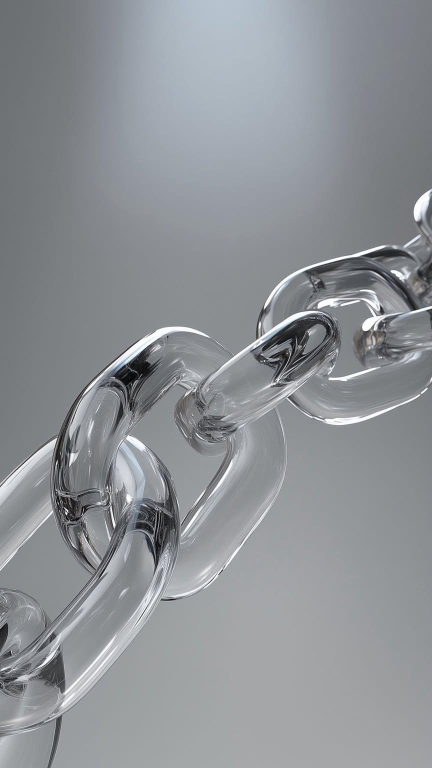
#> input picture images/3D_Art/glass_chain.jpg, 864 x 1536 px (shown at 1/2 size); its folder holds only this picture in this run; the run also reads 1 picture not shown here
$ python generate_api.py
#> lines starting #> are read from the running program, lines starting #| are printed output that depends on the picture
"""Generate and validate the Wallune static API.

This repository is a static content backend. The script produces GitHub Raw
JSON and image references, with no server process. Generation uses Pillow to
create the lightweight WebP thumbnails served beside the catalog files.
"""

import argparse
from concurrent.futures import ThreadPoolExecutor
from datetime import datetime, timezone
import hashlib
import io
import json
import os
from pathlib import Path
import re
import shutil
import sys
import tempfile
import urllib.parse
import uuid

# Generator settings.
IMAGE_DIR = "images"
API_DIR = "api/v1"
API_VERSION = 1
GITHUB_USERNAME = os.getenv("WALLUNE_GH_USER", "OmarShawkey13")
GITHUB_REPO_NAME = os.getenv("WALLUNE_GH_REPO", "Wallune")
BRANCH = os.getenv("WALLUNE_GH_BRANCH", "main")
VALID_EXTENSIONS = {".jpg", ".jpeg", ".png", ".webp"}
ITEMS_PER_PAGE = 20
THUMBNAIL_MAX_SIZE = (480, 854)
THUMBNAIL_QUALITY = 80
THUMBNAIL_VERSION = 1
SEARCH_SCHEMA_VERSION = 3
WALLPAPER_ID_VERSION = 2
THUMBNAIL_SUBDIR = "thumbnails"
CONFIG_FILENAME = "config.json"
MAX_WORKERS = min(32, (os.cpu_count() or 1) + 4)

_PAGE_RE = re.compile(r"page_(\d+)\.json$")
_UUID_RE = re.compile(
    r"^[0-9a-fA-F]{8}-[0-9a-fA-F]{4}-[1-5][0-9a-fA-F]{3}-[89abAB][0-9a-fA-F]{3}-[0-9a-fA-F]{12}$"
)


def get_clean_title(filename):
    name, _ = os.path.splitext(filename)
    return name.replace("_", " ").replace("-", " ").title()


def utc_iso(timestamp=None):
    value = (
        datetime.now(timezone.utc)
        if timestamp is None
        else datetime.fromtimestamp(timestamp, timezone.utc)
    )
    return value.replace(microsecond=0).isoformat().replace("+00:00", "Z")


def _valid_uuid(value):
    return isinstance(value, str) and bool(_UUID_RE.fullmatch(value))


def _normalize(path):
    return str(path).replace("\\", "/").lstrip("./")


def _encoded_path(*parts):
    return "/".join(urllib.parse.quote(str(part), safe="") for part in parts)


def _raw_url(relative):
    base = (
        "https://raw.githubusercontent.com/"
        + _encoded_path(GITHUB_USERNAME, GITHUB_REPO_NAME, BRANCH)
        + "/"
    )
    return base + _encoded_path(*_normalize(relative).split("/"))


def _url(category, filename):
    return _raw_url(f"{IMAGE_DIR}/{category}/{filename}")


def _thumbnail_relative(category, record_id):
    return f"{THUMBNAIL_SUBDIR}/{category}/{record_id}.webp"


def _thumbnail_url(category, record_id, api_dir=None):
    return _raw_url(f"{_normalize(api_dir or API_DIR)}/{_thumbnail_relative(category, record_id)}")


def _category_id(name):
    """Return a deterministic UUID for a category name."""
    return str(uuid.uuid5(uuid.NAMESPACE_URL, f"wallune:category:{name}"))


def _wallpaper_id(content_hash):
    """Return a deterministic UUID for an image content hash."""
    return str(uuid.uuid5(uuid.NAMESPACE_URL, f"wallune:wallpaper:{content_hash}"))


# [16 lines left out: function _url_relative, not called in this run]


def _sha256(path):
    digest = hashlib.sha256()
    with open(path, "rb") as handle:
        for block in iter(lambda: handle.read(1024 * 1024), b""):
            digest.update(block)
    return digest.hexdigest()


def _iter_images():
    root = Path(IMAGE_DIR)
    if not root.is_dir():
        return
    for category in sorted((item for item in root.iterdir() if item.is_dir()), key=lambda x: x.name):
        for path in sorted(category.iterdir(), key=lambda x: x.name):
            if path.is_file() and path.suffix.lower() in VALID_EXTENSIONS:
                yield category.name, path.name, str(path)


def _reject_duplicate_images(items):
    by_hash = {}
    for item in items:
        by_hash.setdefault(item["content_hash"], []).append(item["relative"])
    duplicates = [paths for paths in by_hash.values() if len(paths) > 1]
    if duplicates:
        details = "; ".join(", ".join(paths) for paths in duplicates)
        raise ValueError(f"Duplicate image bytes found; remove one copy: {details}")


def _config_path(api_dir=None):
    return Path(api_dir or API_DIR) / CONFIG_FILENAME


def _read_json_safe(path):
    try:
        with open(path, encoding="utf-8") as handle:
            return json.load(handle)
    except (OSError, json.JSONDecodeError):
        return None


def _load_previous_records(api_dir=None):
    pages_dir = Path(api_dir or API_DIR) / "wallpapers"
    if not pages_dir.is_dir():
        return []

    records = []
    paths = sorted(
        (path for path in pages_dir.iterdir() if _PAGE_RE.fullmatch(path.name)),
        key=lambda path: int(_PAGE_RE.fullmatch(path.name).group(1)),
    )
    for path in paths:
        page = _read_json_safe(path)
        if isinstance(page, dict) and isinstance(page.get("data"), list):
            records.extend(item for item in page["data"] if isinstance(item, dict))
    return records


def _render_thumbnail_bytes(source):
    """Render WebP thumbnail bytes in memory using canonical settings."""
    Image, ImageOps = _pillow()
    with Image.open(source) as original:
        image = ImageOps.exif_transpose(original)
        image.thumbnail(THUMBNAIL_MAX_SIZE, Image.Resampling.LANCZOS)
        mode = "RGBA" if ("A" in image.getbands() or "transparency" in image.info) else "RGB"
        image = image.convert(mode)
        buffer = io.BytesIO()
        image.save(buffer, format="WEBP", quality=THUMBNAIL_QUALITY, method=6)
        return buffer.getvalue()


def _assign_ids(items, previous, api_dir=None):
    previous_by_id = {}
    for record in previous:
        record_id = record.get("id")
        if not _valid_uuid(record_id):
            continue
        previous_by_id.setdefault(record_id, record)

    public = []
    for item in items:
        record_id = _wallpaper_id(item["content_hash"])
        previous_record = previous_by_id.get(record_id)

        updated_at = item["updated_at"]
        if previous_record:
            try:
                _parse_utc(previous_record.get("updated_at"))
                updated_at = previous_record["updated_at"]
            except ValueError:
                pass

        public.append({
            "id": record_id,
            "title": item["title"],
            "category": item["category"],
            "image_url": item["image_url"],
            "thumbnail_url": _thumbnail_url(item["category"], record_id, api_dir),
            "size": item["size"],
            "updated_at": updated_at,
            "width": item["width"],
            "height": item["height"],
        })
    return public


def _pillow():
    try:
        from PIL import Image, ImageOps
    except ImportError as exc:
        raise RuntimeError(
            "Image processing requires Pillow; install it with 'python -m pip install -r requirements.txt'"
        ) from exc
    return Image, ImageOps


def get_image_size(fname):
#> called with fname = 'images/3D_Art/glass_chain.jpg'
    try:
        Image, _ = _pillow()
        with Image.open(fname) as image:
#> image is the input picture: PIL image 864x1536 RGB; mean R, G, B 142.3, 145.9, 150.4
            width, height = image.size
        return (width, height) if width > 0 and height > 0 else None
    except (OSError, ValueError):
        return None


# [13 lines left out: function _thumbnail_is_valid, not called in this run]


def _can_reuse_thumbnails(api_dir):
    thumbnail_root = Path(api_dir) / THUMBNAIL_SUBDIR
    config = _read_json_safe(_config_path(api_dir))
    if not thumbnail_root.is_dir() or not isinstance(config, dict):
        return False
    version = config.get("thumbnail_version")
    if type(version) is int and version == THUMBNAIL_VERSION:
        return True
    return version is None and any(thumbnail_root.rglob("*.webp"))


# [17 lines left out: functions _reuse_thumbnail, _thumbnail_cache_by_id, not called in this run]


def _write_thumbnail(source, target):
    target = Path(target)
    target.parent.mkdir(parents=True, exist_ok=True)
    target.write_bytes(_render_thumbnail_bytes(source))


def _search_index(wallpapers):
    return [
        {
            "id": item["id"],
            "title": item["title"],
            "category": item["category"],
            "image_url": item["image_url"],
            "thumbnail_url": item["thumbnail_url"],
            "width": item["width"],
            "height": item["height"],
        }
        for item in wallpapers
    ]


def _pages(wallpapers):
    total = len(wallpapers)
    count = (total + ITEMS_PER_PAGE - 1) // ITEMS_PER_PAGE
    return [
        {
            "page": page,
            "total_pages": count,
            "total_items": total,
            "items_per_page": ITEMS_PER_PAGE,
            "has_next": page < count,
            "has_prev": page > 1,
            "data": list(wallpapers[(page - 1) * ITEMS_PER_PAGE : page * ITEMS_PER_PAGE]),
        }
        for page in range(1, count + 1)
    ]


def _catalog_hash(wallpapers, categories, api_version=None):
    api_version = API_VERSION if api_version is None else api_version
    semantic = [{k: v for k, v in item.items() if k != "updated_at"} for item in wallpapers]
    raw = json.dumps(
        {
            "wallpapers": semantic,
            "categories": categories,
            "api_version": api_version,
            "items_per_page": ITEMS_PER_PAGE,
            "thumbnail_version": THUMBNAIL_VERSION,
            "search_schema_version": SEARCH_SCHEMA_VERSION,
            "wallpaper_id_version": WALLPAPER_ID_VERSION,
        },
        ensure_ascii=False,
        sort_keys=True,
        separators=(",", ":"),
    )
    return hashlib.sha256(raw.encode("utf-8")).hexdigest()


def _content_version(current_hash, api_dir=None):
    previous = _read_json_safe(_config_path(api_dir))
    if isinstance(previous, dict):
        old = previous.get("content_version")
        if _is_int(old) and old > 0:
            return old if previous.get("catalog_hash") == current_hash else old + 1
    return 1


def _generated_at(current_hash, api_dir=None):
    previous = _read_json_safe(_config_path(api_dir))
    if isinstance(previous, dict) and previous.get("catalog_hash") == current_hash:
        generated_at = previous.get("generated_at")
        try:
            _parse_utc(generated_at)
            return generated_at
        except ValueError:
            pass
    return utc_iso()


def _generated_output_files(root):
    root = Path(root)
    files = [
        path
        for path in (root / "categories.json", root / "search_index.json", root / CONFIG_FILENAME)
        if path.is_file()
    ]
    pages = root / "wallpapers"
    if pages.is_dir():
        files.extend(p for p in pages.iterdir() if p.is_file() and _PAGE_RE.fullmatch(p.name))
    thumbnails = root / THUMBNAIL_SUBDIR
    if thumbnails.is_dir():
        files.extend(p for p in thumbnails.rglob("*.webp") if p.is_file())
    return files


def _remove_empty_dirs(root_dir):
    root_path = Path(root_dir)
    if not root_path.is_dir():
        return
    for path in sorted(root_path.rglob("*"), key=lambda p: len(p.parts), reverse=True):
        if path.is_dir():
            try:
                path.rmdir()
            except OSError:
                pass


def _replace_staged_output(stage_dir, api_dir=None, api_version=None, precomputed_images=None):
    """Move generated files into place and restore the previous set on failure."""
    api_dir = api_dir or API_DIR
    api_root = Path(api_dir)
    api_root.mkdir(parents=True, exist_ok=True)
    (api_root / "wallpapers").mkdir(parents=True, exist_ok=True)

    stage_dir = Path(stage_dir)
    stage_files = [path for path in stage_dir.rglob("*") if path.is_file()]
    existing_files = _generated_output_files(api_root)
    backup_dir = Path(
        tempfile.mkdtemp(prefix=f".{api_root.name}.backup-", dir=str(api_root.parent))
    )
    backup_map = {}
    installed_files = set()

    try:
        for path in existing_files:
            relative = path.relative_to(api_root)
            backup_path = backup_dir / relative
            backup_path.parent.mkdir(parents=True, exist_ok=True)
            os.replace(path, backup_path)
            backup_map[path] = backup_path

        for path in stage_files:
            relative = path.relative_to(stage_dir)
            target = api_root / relative
            target.parent.mkdir(parents=True, exist_ok=True)
            os.replace(path, target)
            installed_files.add(target)

        _remove_empty_dirs(api_root / THUMBNAIL_SUBDIR)
        summary = validate_generated_api(
            api_root, api_version, precomputed_images=precomputed_images
        )
    except Exception:
        for path in installed_files:
            if path.exists():
                try:
                    path.unlink()
                except OSError:
                    pass
        for path, backup_path in backup_map.items():
            if backup_path.exists():
                path.parent.mkdir(parents=True, exist_ok=True)
                os.replace(backup_path, path)
        raise
    finally:
        shutil.rmtree(backup_dir, ignore_errors=True)

    return summary


# [10 lines left out: function _parse_utc, not called in this run]


def _is_int(value):
    return isinstance(value, int) and not isinstance(value, bool)


# [218 lines left out: functions _validate_public_record, _validate_search_record, _validate_catalog, not called in this run]


def _write_json(path, payload, compact=False):
    Path(path).parent.mkdir(parents=True, exist_ok=True)
    with open(path, "w", encoding="utf-8", newline="\n") as handle:
        json.dump(
            payload,
            handle,
            ensure_ascii=False,
            separators=(",", ":") if compact else None,
            indent=None if compact else 2,
        )
        handle.write("\n")


def validate_generated_api(api_dir=None, api_version=None, url_api_dir=None, precomputed_images=None):
    api_root = Path(api_dir or API_DIR)
    api_version = API_VERSION if api_version is None else api_version
    try:
        with open(api_root / "categories.json", encoding="utf-8") as handle:
            categories = json.load(handle)
        with open(api_root / "search_index.json", encoding="utf-8") as handle:
            search = json.load(handle)
        with open(api_root / CONFIG_FILENAME, encoding="utf-8") as handle:
            config = json.load(handle)
    except (OSError, json.JSONDecodeError) as exc:
        raise ValueError(f"Could not read generated API under {api_root}: {exc}") from exc

    directory = api_root / "wallpapers"
    if not directory.is_dir():
        raise ValueError(f"Generated API is missing {directory}")

    matching_paths = sorted(
        (path for path in directory.iterdir() if path.is_file() and _PAGE_RE.fullmatch(path.name)),
        key=lambda path: int(_PAGE_RE.fullmatch(path.name).group(1)),
    )
    page_count_hint = config.get("total_pages") if isinstance(config, dict) else None
    if not _is_int(page_count_hint) or page_count_hint < 0:
        raise ValueError("config.json total_pages must be a non-negative integer")

    expected_names = [f"page_{index}.json" for index in range(1, page_count_hint + 1)]
    actual_names = [path.name for path in matching_paths]
    if actual_names != expected_names:
        raise ValueError(
            "Wallpaper page filenames must be exactly "
            + (", ".join(expected_names) if expected_names else "none")
            + f"; found {', '.join(actual_names) if actual_names else 'none'}"
        )

    pages = []
    for expected_number, path in enumerate(matching_paths, 1):
        try:
            with open(path, encoding="utf-8") as handle:
                page = json.load(handle)
        except (OSError, json.JSONDecodeError) as exc:
            raise ValueError(f"Could not read generated page {path}: {exc}") from exc
        if not isinstance(page, dict) or page.get("page") != expected_number:
            raise ValueError(f"Page filename {path.name} does not match its JSON page number")
        pages.append(page)

    wallpapers = [item for page in pages for item in page.get("data", [])]
    if precomputed_images is not None:
        local_images = precomputed_images
    else:
        local_images = [
            {"relative": f"{IMAGE_DIR}/{category}/{filename}", "path": path}
            for category, filename, path in _iter_images()
        ]

    _validate_catalog(
        wallpapers, categories, search, pages, config, local_images, api_root, api_version, url_api_dir
    )

    local_by_relative = {_normalize(item["relative"]): item for item in local_images}
    for item in wallpapers:
        relative = _url_relative(item["image_url"])
        local = local_by_relative.get(relative)
        if local is None:
            raise ValueError(f"Wallpaper URL does not map to a local image: {relative}")
        actual_path = local["path"]
        actual_size = local.get("size") or os.path.getsize(actual_path)
        actual_dimensions = (
            (local["width"], local["height"])
            if "width" in local and "height" in local
            else get_image_size(actual_path)
        )
        actual_hash = local.get("content_hash") or _sha256(actual_path)

        if _wallpaper_id(actual_hash) != item["id"]:
            raise ValueError(f"Wallpaper ID does not match the image content: {relative}")
        if item["size"] != actual_size:
            raise ValueError(f"Wallpaper size does not match the image: {relative}")
        if not actual_dimensions or (item["width"], item["height"]) != actual_dimensions:
            raise ValueError(f"Wallpaper dimensions do not match the image: {relative}")

    return {
        "total_items": len(wallpapers),
        "total_pages": len(pages),
        "categories": len(categories),
        "search_items": len(search),
    }


def _inspect_single_image(entry):
    category, filename, path = entry
    dimensions = get_image_size(path)
    if not dimensions or dimensions[0] <= 0 or dimensions[1] <= 0:
        raise ValueError(f"Could not read positive image dimensions: {path}")
    stat = os.stat(path)
    return {
        "category": category,
        "filename": filename,
        "relative": f"{IMAGE_DIR}/{category}/{filename}",
        "path": path,
        "title": get_clean_title(filename),
        "image_url": _url(category, filename),
        "size": stat.st_size,
        "updated_at": utc_iso(),
        "width": dimensions[0],
        "height": dimensions[1],
        "content_hash": _sha256(path),
    }


def process_images(api_dir=None, api_version=None):
    api_dir = api_dir or API_DIR
    api_version = API_VERSION if api_version is None else api_version
    if not os.path.isdir(IMAGE_DIR):
        raise FileNotFoundError(f"Directory '{IMAGE_DIR}' not found")

    previous = _load_previous_records(api_dir)
    raw_entries = list(_iter_images())

    with ThreadPoolExecutor(max_workers=MAX_WORKERS) as executor:
        items = list(executor.map(_inspect_single_image, raw_entries))
#> call 2 of get_image_size, with fname = 'images/Abstract/blue_glass_rings.jpg'
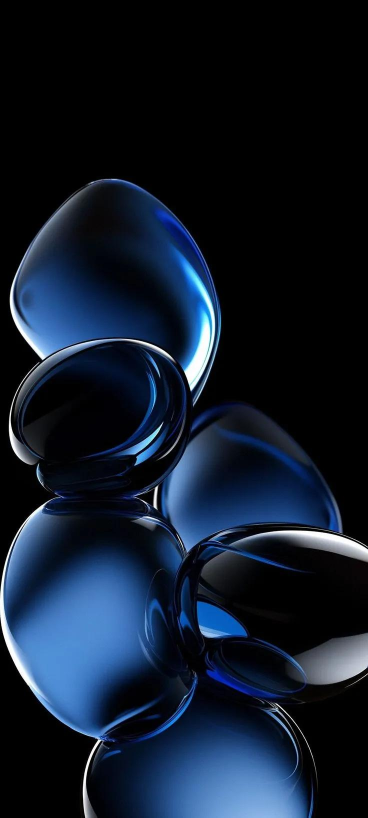
#> input picture images/Abstract/blue_glass_rings.jpg, 736 x 1635 px (shown at 1/2 size)
#> in get_image_size, image is the input picture: PIL image 736x1635 RGB; mean R, G, B 16.6, 27.3, 43
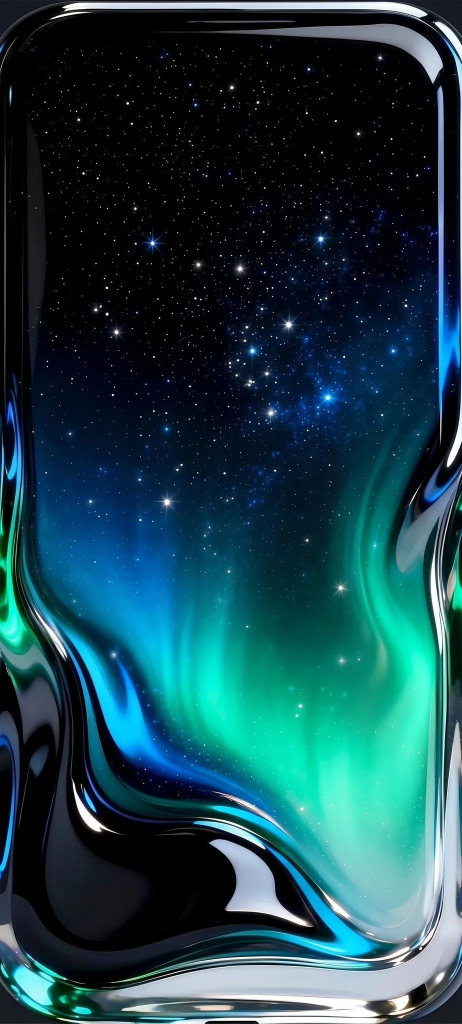
#> input picture images/Abstract/blue_iridescent_glass.jpg, 924 x 2047 px (shown at 1/2 size)
#> in get_image_size, image is the input picture: PIL image 924x2047 RGB; mean R, G, B 25.8, 67, 75.6
#> (the rest of the program and of its run is left out)
